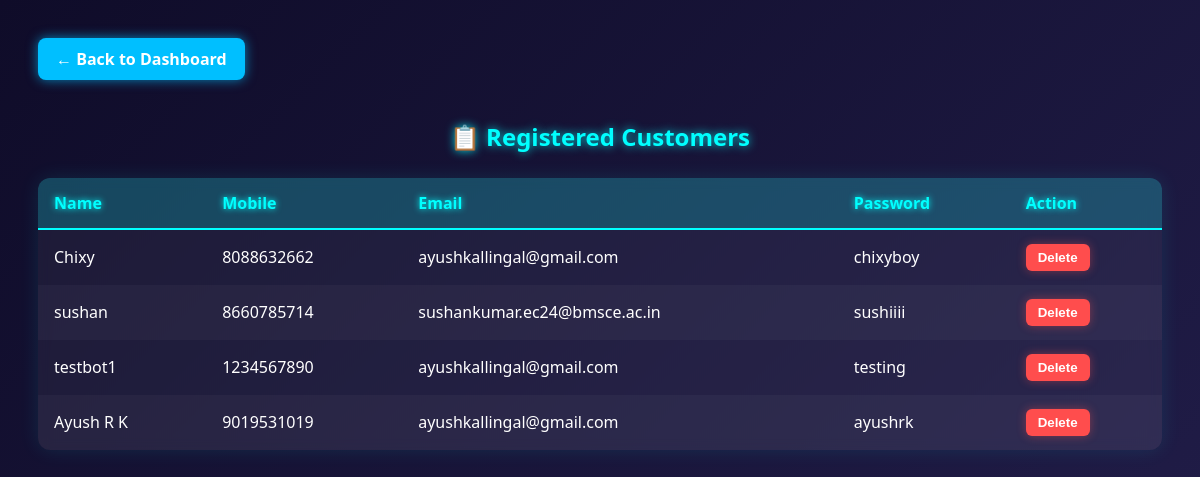
/customers_info (signed in), run on the app's committed database.
### tables this page shows
CREATE TABLE customers (
    id INTEGER PRIMARY KEY AUTOINCREMENT,
    name TEXT NOT NULL,
    mobile TEXT UNIQUE NOT NULL,
    email TEXT NOT NULL,
    password TEXT NOT NULL
);

### app.py (the view)
@app.route("/customers_info")
def customers_info():
    if not session.get("admin_logged_in"):
        flash("Admin login required.", "error")
        return redirect(url_for("admin_login"))
    conn = get_db_connection()
    customers = conn.execute("SELECT * FROM customers").fetchall()
    conn.close()
    return render_template("customers_info.html", customers=customers)

### app.py (called while the page is built)
def get_db_connection():
    conn = sqlite3.connect('database.db')  # no more ../
    conn.row_factory = sqlite3.Row
    return conn

@app.before_request
def require_login_for_cart_ops():
    protected_endpoints = {
        "add_to_cart", "add_bulk_to_cart", "cart",
        "update_cart_quantity", "order"
    }
    if request.endpoint in protected_endpoints:
        if "user" not in session:
            flash("You must be logged in to add items to the cart or place orders.", "error")
            return redirect(url_for("login"))

### templates/customers_info.html (shortened to what this page needs)
<!DOCTYPE html>
<html lang="en">
<head>
</head>
<body>
<a class="button" href="/dashboard">← Back to Dashboard</a>
<h2>📋 Registered Customers</h2>
<table>
    <thead>
        <tr>
            <th>Name</th>
            <th>Mobile</th>
            <th>Email</th>
            <th>Password</th>
            <th>Action</th>
        </tr>
    </thead>
    <tbody>
        {% for customer in customers %}
        <tr>
            <td>{{ customer.name }}</td>
            <td>{{ customer.mobile }}</td>
            <td>{{ customer.email }}</td>
            <td>{{ customer.password }}</td>
            <td>
                <form action="{{ url_for('delete_customer', customer_id=customer.id) }}" method="POST" onsubmit="return confirm('Are you sure you want to delete this customer?');">
                    <button type="submit" class="delete-btn">Delete</button>
                </form>
            </td>
        </tr>
        {% endfor %}
    </tbody>
</table>
</body>
</html>

### templates/customers_info.html (style rules this page uses)
body { font-family: 'Segoe UI', sans-serif; background: linear-gradient(135deg, #0f0c29, #302b63, #24243e); background-size: 400% 400%; animation: gradientShift 15s ease infinite; padding: 30px; color: #fff; }
h2 { text-align: center; color: #00ffff; margin-bottom: 25px; text-shadow: 0 0 10px #00ffffcc; }
.button { display: inline-block; padding: 10px 18px; background: #00bfff; color: #fff; text-decoration: none; border-radius: 8px; margin-bottom: 20px; font-weight: bold; box-shadow: 0 0 12px #00bfffaa; transition: 0.3s; }
table { width: 100%; border-collapse: collapse; background: rgba(255, 255, 255, 0.05); backdrop-filter: blur(6px); border-radius: 12px; overflow: hidden; box-shadow: 0 0 20px rgba(0, 255, 255, 0.1); }
th, td { padding: 14px 16px; text-align: left; color: #fff; }
th { background-color: rgba(0, 255, 255, 0.2); color: #00ffff; text-shadow: 0 0 6px #00ffff; border-bottom: 2px solid #00ffff; }
tr:nth-child(even) { background-color: rgba(255, 255, 255, 0.03); }
button.delete-btn { background-color: #ff4d4d; color: white; border: none; padding: 6px 12px; border-radius: 6px; font-weight: bold; cursor: pointer; box-shadow: 0 0 10px #ff4d4d66; }

### data on the page
customers: name "Chixy", mobile "8088632662", email "ayushkallingal@gmail.com", password "chixyboy"
customers: name "sushan", mobile "8660785714", email "sushankumar.ec24@bmsce.ac.in", password "sushiiii"
customers: name "testbot1", mobile "1234567890", email "ayushkallingal@gmail.com", password "testing"
customers: name "Ayush R K", mobile "9019531019", email "ayushkallingal@gmail.com", password "ayushrk"
